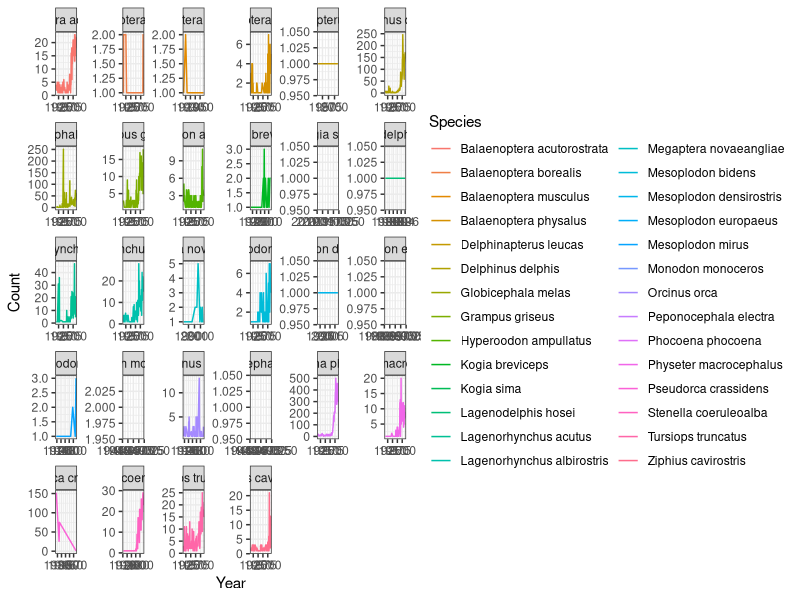

The R source for this figure: (Note: this script raises an error after producing the figure.)

#This code is looking at some species plots
#Splitting data into years and species and then attempting to look at mysticetes seperately 
#Messy variable names - need to clean 

library(dplyr)
library(tidyverse)
library(ggplot2)
library(reshape) 
library(viridis)


UK_and_Irish <- read.csv("UK_and_Irish_strandings.csv")
UK_and_Irish$X <- NULL

#write.csv(cleaneddata, file = "cleaneddata.csv")

#Having a look at how many of each species 
select(UK_and_Irish, Name.Current.Sci)

#Remove unknowns 
Strandings_known_IRL_UK <- UK_and_Irish %>% 
  filter(!(Name.Current.Sci %in% c("Unknown", "Unknown odontocete", "Unknown odontocete ", "Unknown delphinid ",
                                   "Unknown delphinid", "Unknown delphinid ", "Unknown mysticete")))


#'Species' just looking at Name.Current.Sci
Species <- dplyr::count(Strandings_known_IRL_UK, Name.Current.Sci)
#'Speciesyearcount' cleaned data: a count of current scientific name and year 
speciesyearcount <- dplyr::count(Strandings_known_IRL_UK, Name.Current.Sci, Year) %>%
  na.omit()

#This is just species and the year - no counting or sorting 
#speciesyear <- select(cleaneddata, Year, Name.Current.Sci) %>%
  #na.omit()


#Geom_line of all species for every year 
speciesyearcount <- speciesyearcount %>%
  dplyr::rename(Species = Name.Current.Sci) 


p <- ggplot(data = speciesyearcount, aes(x = Year, y = n, colour= Species))+
  theme_bw() +
  labs(x = "Year", y = "Count") +
  geom_line() +
  theme(legend.position="bottom") +
  scale_fill_viridis(option="viridis") + 
  theme_minimal()
  
pp <- p + facet_wrap(~ Species, scales = 'free')
 
pp + theme(strip.background = element_rect(colour = "black", fill = "grey40")) +
  theme_bw()
  
  
#Looking at species by year - a count of each species per year
  speciestotal <- aggregate(n ~ Species, speciesyearcount, sum) %>%
    na.omit()

#The unknowns 
unknowns <- speciesyearcount %>%
  filter(Species %in% c("Unknown", "Unknown odontocete", "Unknown odontocete ", "Unknown delphinid ",
                        "Unknown delphinid", "Unknown delphinid ", "Unknown mysticete"))

#Geom_line of all species for every year 
#Can plot unknowns using "unknowns" 
ggplot(data = unknowns, aes(x = Year, y = n, colour= Name.Current.Sci))+
  theme(panel.background = element_blank(), panel.border = element_rect(colour = "grey40", fill = NA)) +
  labs(x = "Year", y = "Species count") +
  geom_line() +
  scale_fill_manual(values=c("deeppink", "steelblue"), guide=FALSE)
